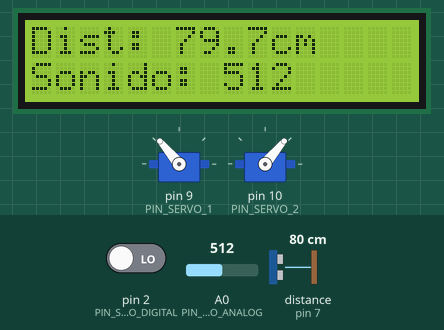
Recording of a sketch running on a simulated Arduino Nano, built with avr-gcc and run on an emulated ATmega328P. Shown: 2 × servo, 16×2 character LCD. Wiring (inferred from the names in the program): ultrasonic range finder: trigger pin 6; echo pin 7. The test bench sets the inputs (shaded band); at power-on: pin 2 (PIN_SONIDO_DIGITAL) LOW, distance to the obstacle (sensor on pin 7) 80 cm, A0 (PIN_SONIDO_ANALOG) = 512. The echo pulse lasts 58.3 µs per cm; what the sketch prints to the serial monitor is not drawn.

Above: at 2.56 s.
2.8 s: pin 2 (PIN_SONIDO_DIGITAL) driven HIGH
At 3.87 s:
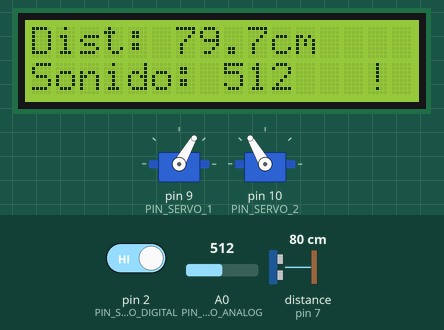
5.2 s: distance to the obstacle (sensor on pin 7) set to 250 cm
At 5.9 s:
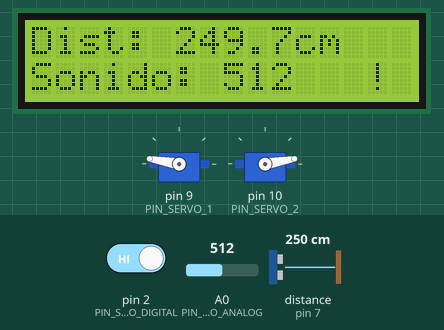
6.9 s: pin 2 (PIN_SONIDO_DIGITAL) driven LOW
At 7.5 s:
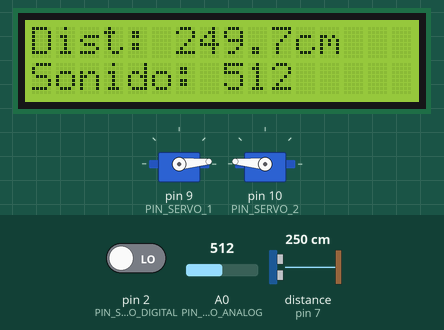
8.5 s: A0 (PIN_SONIDO_ANALOG) set to 716
At 9.6 s:
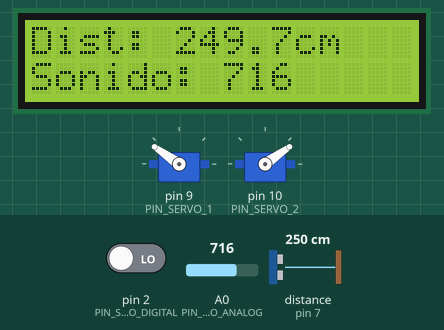
10.2 s: distance to the obstacle (sensor on pin 7) set to 18 cm
At 10.76 s:
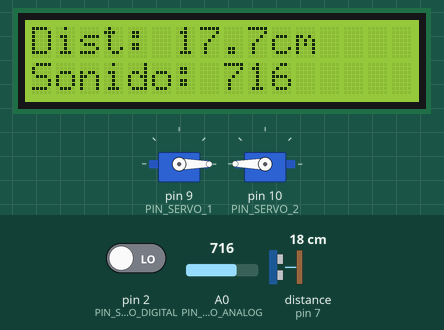
12.0 s: distance to the obstacle (sensor on pin 7) set to 299 cm
At 12.9 s:
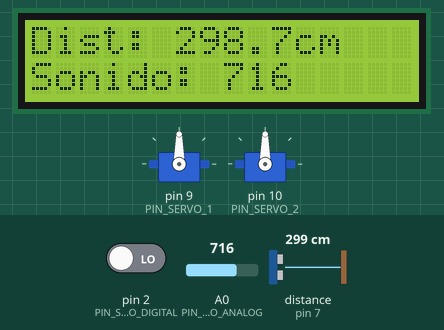
Timing chart, 0 to 14.6 s (numbered marks = the images above; inputs shaded):
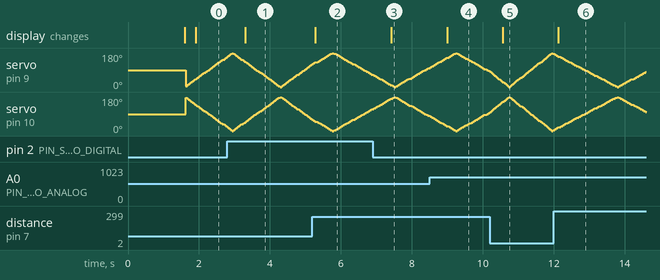

The sketch:

arduino_nano_full.ino
```cpp
/*
  ============================================================================
  PROYECTO ARDUINO NANO - SENSOR ULTRASÓNICO, SONIDO, SERVOS Y LCD I2C
  ============================================================================
*/

#include <LiquidCrystal_I2C.h>
#include <Servo.h>
#include <Wire.h>

// --- CONFIGURACIÓN DE PINES ---
// Sensor Ultrasónico HC-SR04
const int PIN_TRIG = 6;
const int PIN_ECHO = 7;

// Detector de Sonido RQ-S004
const int PIN_SONIDO_ANALOG = A0;
const int PIN_SONIDO_DIGITAL = 2; // Opcional

// Servomotores
const int PIN_SERVO_1 = 9;
const int PIN_SERVO_2 = 10;

// --- OBJETOS Y VARIABLES ---
// Dirección I2C habitual: 0x27 (si no muestra texto, probar cambiando a 0x3F)
LiquidCrystal_I2C lcd(0x27, 16, 2);

Servo servo1;
Servo servo2;

unsigned long tiempoAnterior = 0;
const long intervalo = 500; // Actualización LCD cada 500 ms

int anguloServo = 0;
bool direccionServo = true;

// Función para medir distancia en cm con el sensor HC-SR04
float medirDistancia() {
  digitalWrite(PIN_TRIG, LOW);
  delayMicroseconds(2);
  digitalWrite(PIN_TRIG, HIGH);
  delayMicroseconds(10);
  digitalWrite(PIN_TRIG, LOW);

  long duracion =
      pulseIn(PIN_ECHO, HIGH, 30000); // Timeout de 30ms (~5 metros máx)
  if (duracion == 0)
    return -1; // Fuera de rango / Sin eco

  return (duracion * 0.0343) / 2.0; // Distancia en centímetros
}

void setup() {
  Serial.begin(9600);

  // Configuración de pines de sensores
  pinMode(PIN_TRIG, OUTPUT);
  pinMode(PIN_ECHO, INPUT);
  pinMode(PIN_SONIDO_DIGITAL, INPUT);

  // Inicialización de Servomotores
  servo1.attach(PIN_SERVO_1);
  servo2.attach(PIN_SERVO_2);
  servo1.write(90);
  servo2.write(90);

  // Inicialización de Pantalla LCD I2C
  lcd.init();
  lcd.backlight();
  lcd.setCursor(0, 0);
  lcd.print("  ARDUINO NANO  ");
  lcd.setCursor(0, 1);
  lcd.print("  Iniciando...  ");
  delay(1500);
  lcd.clear();
}

void loop() {
  unsigned long tiempoActual = millis();

  // Lectura continua de sensores
  float distancia = medirDistancia();
  int nivelSonido = analogRead(PIN_SONIDO_ANALOG);
  bool detectaSonido = (digitalRead(PIN_SONIDO_DIGITAL) == HIGH);

  // Mover Servos en barrido suave
  if (direccionServo) {
    anguloServo += 5;
    if (anguloServo >= 180)
      direccionServo = false;
  } else {
    anguloServo -= 5;
    if (anguloServo <= 0)
      direccionServo = true;
  }
  servo1.write(anguloServo);
  servo2.write(180 - anguloServo);

  // Actualización de pantalla LCD y monitor serie sin bloquear (cada 500 ms)
  if (tiempoActual - tiempoAnterior >= intervalo) {
    tiempoAnterior = tiempoActual;

    // Monitor Serie
    Serial.print("Distancia: ");
    if (distancia >= 0)
      Serial.print(distancia);
    else
      Serial.print("---");
    Serial.print(" cm | Sonido (A0): ");
    Serial.print(nivelSonido);
    Serial.print(" | Sonido (D8): ");
    Serial.println(detectaSonido ? "DETECTADO" : "NORMAL");

    // Fila 0: Distancia
    lcd.setCursor(0, 0);
    lcd.print("Dist: ");
    if (distancia >= 0 && distancia < 1000) {
      lcd.print(distancia, 1);
      lcd.print("cm  ");
    } else {
      lcd.print("Out Range");
    }

    // Fila 1: Nivel de sonido
    lcd.setCursor(0, 1);
    lcd.print("Sonido: ");
    lcd.print(nivelSonido);
    lcd.print("  ");
    if (detectaSonido) {
      lcd.setCursor(14, 1);
      lcd.print("!");
    } else {
      lcd.setCursor(14, 1);
      lcd.print(" ");
    }
  }

  delay(30); // Pequeña pausa para suavidad de servos
}
```

Measured:
- after the input at 2.8 s, the display: changes after 0.51 s (image 1)
- after the input at 5.2 s, the display: changes after 0.08 s (image 2)
- after the input at 6.9 s, the display: changes after 0.52 s (image 3)
- after the input at 8.5 s, the display: changes after 0.50 s (image 4)
- after the input at 10.2 s, the display: changes after 0.36 s (image 5)
- after the input at 12.0 s, the display: changes after 0.13 s (image 6)
- by itself, servo on pin 10 (PIN_SERVO_2): rises from 5° to 180° in 1.8 s, then falls to 100° in 0.80 s
